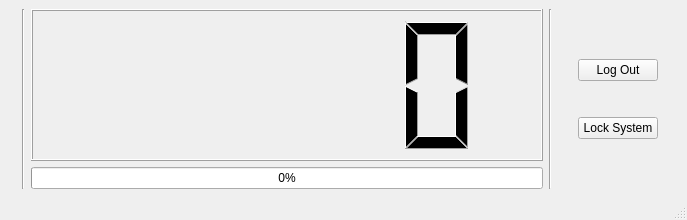
<?xml version="1.0" encoding="UTF-8"?>
<ui version="4.0">
 <class>TimerWindow</class>
 <widget class="QMainWindow" name="TimerWindow">
  <property name="geometry">
   <rect>
    <x>0</x>
    <y>0</y>
    <width>687</width>
    <height>220</height>
   </rect>
  </property>
  <property name="windowTitle">
   <string>MainWindow</string>
  </property>
  <widget class="QWidget" name="centralwidget">
   <layout class="QHBoxLayout" name="horizontalLayout">
    <item>
     <widget class="QLabel" name="logo">
      <property name="maximumSize">
       <size>
        <width>150</width>
        <height>150</height>
       </size>
      </property>
      <property name="text">
       <string notr="true"/>
      </property>
      <property name="pixmap">
       <pixmap resource="../../../../home/kyle/qt4/Libki/libki.qrc">:/images/images/libki.svg</pixmap>
      </property>
      <property name="scaledContents">
       <bool>true</bool>
      </property>
     </widget>
    </item>
    <item>
     <widget class="Line" name="line">
      <property name="orientation">
       <enum>Qt::Vertical</enum>
      </property>
     </widget>
    </item>
    <item>
     <layout class="QVBoxLayout" name="verticalLayout">
      <item>
       <widget class="QLCDNumber" name="lcdNumber">
        <property name="smallDecimalPoint">
         <bool>false</bool>
        </property>
        <property name="mode">
         <enum>QLCDNumber::Dec</enum>
        </property>
        <property name="segmentStyle">
         <enum>QLCDNumber::Filled</enum>
        </property>
        <property name="value" stdset="0">
         <double>0.000000000000000</double>
        </property>
        <property name="intValue" stdset="0">
         <number>0</number>
        </property>
       </widget>
      </item>
      <item>
       <widget class="QProgressBar" name="progressBar">
        <property name="value">
         <number>0</number>
        </property>
        <property name="invertedAppearance">
         <bool>false</bool>
        </property>
       </widget>
      </item>
     </layout>
    </item>
    <item>
     <widget class="Line" name="line_2">
      <property name="orientation">
       <enum>Qt::Vertical</enum>
      </property>
     </widget>
    </item>
    <item>
     <layout class="QGridLayout" name="gridLayout">
      <property name="margin">
       <number>20</number>
      </property>
      <item row="0" column="0">
       <widget class="QPushButton" name="logoutButton">
        <property name="minimumSize">
         <size>
          <width>0</width>
          <height>0</height>
         </size>
        </property>
        <property name="text">
         <string>Log Out</string>
        </property>
        <property name="icon">
         <iconset resource="../../../../home/kyle/qt4/Libki/libki.qrc">
          <normaloff>:/icons/images/icons/system_log_out.svg</normaloff>:/icons/images/icons/system_log_out.svg</iconset>
        </property>
        <property name="iconSize">
         <size>
          <width>48</width>
          <height>48</height>
         </size>
        </property>
       </widget>
      </item>
      <item row="1" column="0">
       <widget class="QPushButton" name="pauseButton">
        <property name="text">
         <string>Lock System</string>
        </property>
        <property name="icon">
         <iconset resource="../../../../home/kyle/qt4/Libki/libki.qrc">
          <normaloff>:/icons/images/icons/lock.svg</normaloff>:/icons/images/icons/lock.svg</iconset>
        </property>
        <property name="iconSize">
         <size>
          <width>36</width>
          <height>36</height>
         </size>
        </property>
       </widget>
      </item>
     </layout>
    </item>
   </layout>
  </widget>
  <widget class="QMenuBar" name="menubar">
   <property name="geometry">
    <rect>
     <x>0</x>
     <y>0</y>
     <width>687</width>
     <height>25</height>
    </rect>
   </property>
  </widget>
  <widget class="QStatusBar" name="statusBar"/>
 </widget>
 <resources>
  <include location="../../../../home/kyle/qt4/Libki/libki.qrc"/>
 </resources>
 <connections/>
</ui>
